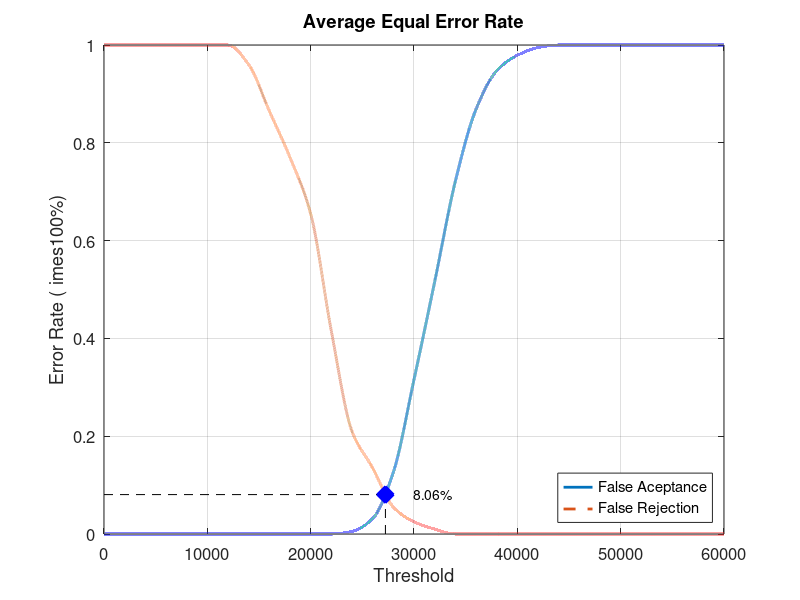
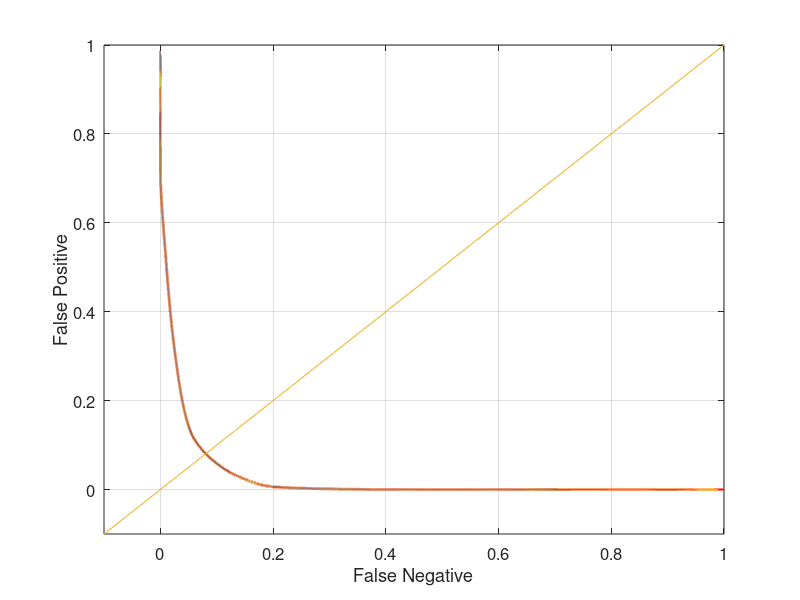

Reproduce these figures in MATLAB, in order.
close all;
clear;
clc;
x = 0:2000:60000;
xq = 0:0.5:60000;

y0 = [0 0 0 0 0 0 0 0 0 0 0 0 0.00526316 0.0315789 0.126316 0.315789 0.515789 0.721053 0.868421 0.947368 0.978947 0.994737 1 1 1 1 1 1 1 1 1]
yy0 = interp1(x, y0, xq, 'pchip');
y1 = [1 1 1 1 1 1 1 0.96 0.865 0.77 0.655 0.415 0.21 0.135 0.055 0.025 0.01 0 0 0 0 0 0 0 0 0 0 0 0 0 0]
yy1 = interp1(x, y1, xq, 'pchip');

% Calculating EER: 
y2 = abs(y0 - y1);
find(y2 == min(y2))
yy2 = abs(yy0 - yy1);
xEER = find(yy2 == min(yy2));
xEERIndex = xq(xEER) % X-axis EER
yEER = yy0(xEER) % Y-axis EER

main = figure
plot(xq, yy0,'-','LineWidth', 2);	hold on
plot(xq, yy1,'--','LineWidth', 2);	hold on
plot([xEERIndex xEERIndex], [0 yEER], 'k--');	hold on
plot([0 xEERIndex], [yEER yEER], 'k--');	hold on
plot(xEERIndex, yEER, 'bx', 'LineWidth', 10);	hold on
text(xEERIndex + 10 * xEERIndex / 100, yEER, [num2str(round((10000 * yEER)) / 100) '%'])
legend('False Aceptance', 'False Rejection', 'Location', 'SouthEast')
xlabel('Threshold')
ylabel('Error Rate (	imes100%)')
title('Average Equal Error Rate')
set(gca, 'FontSize', 12)
axis([0 60000 0 1])
grid on

print(main, 'Database2_3Main', '-dpng');
FNRxFPR = figure('Color', [1 1 1]);
plot(yy1, yy0, '-', yy1, yy0, 'LineWidth', 2);
hold on
y = -0.1:0.1:1
plot(y, y); 
set(gca, 'FontSize', 12)
xlabel('False Negative')
ylabel('False Positive')
axis([-0.1 1 -0.1 1])
set(gca, 'FontSize', 12)
grid on

print(FNRxFPR, 'Database2_3FNRxFPR','-dpng');
